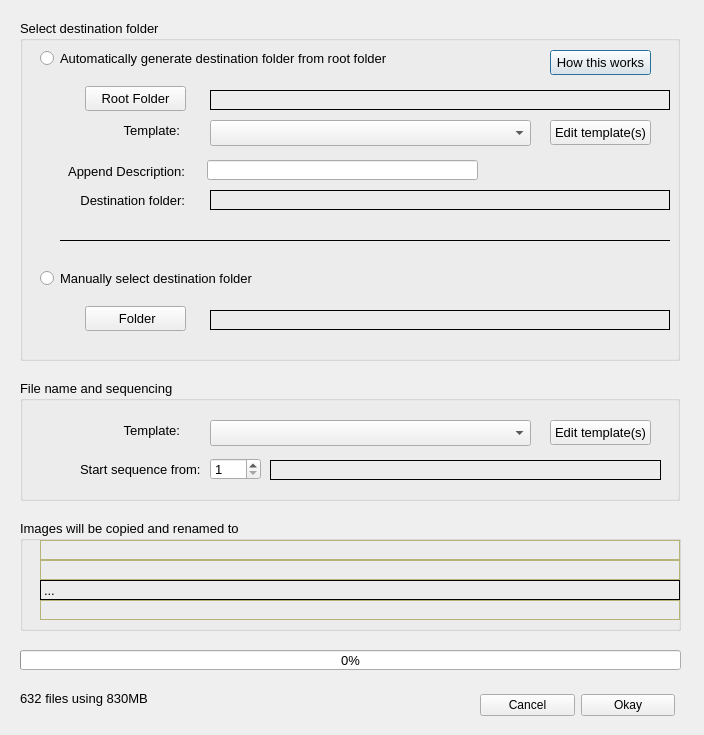
<?xml version="1.0" encoding="UTF-8"?>
<ui version="4.0">
 <class>CopyPickDlg</class>
 <widget class="QDialog" name="CopyPickDlg">
  <property name="geometry">
   <rect>
    <x>0</x>
    <y>0</y>
    <width>704</width>
    <height>735</height>
   </rect>
  </property>
  <property name="sizePolicy">
   <sizepolicy hsizetype="Expanding" vsizetype="Expanding">
    <horstretch>0</horstretch>
    <verstretch>0</verstretch>
   </sizepolicy>
  </property>
  <property name="windowTitle">
   <string>Copy picked images to destination folder</string>
  </property>
  <property name="modal">
   <bool>false</bool>
  </property>
  <widget class="QGroupBox" name="groupBox">
   <property name="geometry">
    <rect>
     <x>20</x>
     <y>520</y>
     <width>661</width>
     <height>111</height>
    </rect>
   </property>
   <property name="minimumSize">
    <size>
     <width>381</width>
     <height>0</height>
    </size>
   </property>
   <property name="font">
    <font>
     <pointsize>10</pointsize>
    </font>
   </property>
   <property name="toolTip">
    <string/>
   </property>
   <property name="title">
    <string>Images will be copied and renamed to</string>
   </property>
   <widget class="QLabel" name="folderPathLabel">
    <property name="geometry">
     <rect>
      <x>20</x>
      <y>20</y>
      <width>640</width>
      <height>20</height>
     </rect>
    </property>
    <property name="palette">
     <palette>
      <active>
       <colorrole role="WindowText">
        <brush brushstyle="SolidPattern">
         <color alpha="255">
          <red>180</red>
          <green>180</green>
          <blue>120</blue>
         </color>
        </brush>
       </colorrole>
       <colorrole role="Text">
        <brush brushstyle="SolidPattern">
         <color alpha="255">
          <red>180</red>
          <green>180</green>
          <blue>120</blue>
         </color>
        </brush>
       </colorrole>
       <colorrole role="ButtonText">
        <brush brushstyle="SolidPattern">
         <color alpha="255">
          <red>180</red>
          <green>180</green>
          <blue>120</blue>
         </color>
        </brush>
       </colorrole>
      </active>
      <inactive>
       <colorrole role="WindowText">
        <brush brushstyle="SolidPattern">
         <color alpha="255">
          <red>180</red>
          <green>180</green>
          <blue>120</blue>
         </color>
        </brush>
       </colorrole>
       <colorrole role="Text">
        <brush brushstyle="SolidPattern">
         <color alpha="255">
          <red>180</red>
          <green>180</green>
          <blue>120</blue>
         </color>
        </brush>
       </colorrole>
       <colorrole role="ButtonText">
        <brush brushstyle="SolidPattern">
         <color alpha="255">
          <red>180</red>
          <green>180</green>
          <blue>120</blue>
         </color>
        </brush>
       </colorrole>
      </inactive>
      <disabled>
       <colorrole role="WindowText">
        <brush brushstyle="SolidPattern">
         <color alpha="255">
          <red>180</red>
          <green>180</green>
          <blue>120</blue>
         </color>
        </brush>
       </colorrole>
       <colorrole role="Text">
        <brush brushstyle="SolidPattern">
         <color alpha="255">
          <red>180</red>
          <green>180</green>
          <blue>120</blue>
         </color>
        </brush>
       </colorrole>
       <colorrole role="ButtonText">
        <brush brushstyle="SolidPattern">
         <color alpha="255">
          <red>180</red>
          <green>180</green>
          <blue>120</blue>
         </color>
        </brush>
       </colorrole>
      </disabled>
     </palette>
    </property>
    <property name="font">
     <font>
      <pointsize>10</pointsize>
     </font>
    </property>
    <property name="toolTip">
     <string/>
    </property>
    <property name="styleSheet">
     <string notr="true">color:rgb(180,180,120)</string>
    </property>
    <property name="frameShape">
     <enum>QFrame::Box</enum>
    </property>
    <property name="text">
     <string/>
    </property>
   </widget>
   <widget class="QLabel" name="folderPathLabel_2">
    <property name="geometry">
     <rect>
      <x>20</x>
      <y>40</y>
      <width>640</width>
      <height>20</height>
     </rect>
    </property>
    <property name="palette">
     <palette>
      <active>
       <colorrole role="WindowText">
        <brush brushstyle="SolidPattern">
         <color alpha="255">
          <red>180</red>
          <green>180</green>
          <blue>120</blue>
         </color>
        </brush>
       </colorrole>
       <colorrole role="Text">
        <brush brushstyle="SolidPattern">
         <color alpha="255">
          <red>180</red>
          <green>180</green>
          <blue>120</blue>
         </color>
        </brush>
       </colorrole>
       <colorrole role="ButtonText">
        <brush brushstyle="SolidPattern">
         <color alpha="255">
          <red>180</red>
          <green>180</green>
          <blue>120</blue>
         </color>
        </brush>
       </colorrole>
      </active>
      <inactive>
       <colorrole role="WindowText">
        <brush brushstyle="SolidPattern">
         <color alpha="255">
          <red>180</red>
          <green>180</green>
          <blue>120</blue>
         </color>
        </brush>
       </colorrole>
       <colorrole role="Text">
        <brush brushstyle="SolidPattern">
         <color alpha="255">
          <red>180</red>
          <green>180</green>
          <blue>120</blue>
         </color>
        </brush>
       </colorrole>
       <colorrole role="ButtonText">
        <brush brushstyle="SolidPattern">
         <color alpha="255">
          <red>180</red>
          <green>180</green>
          <blue>120</blue>
         </color>
        </brush>
       </colorrole>
      </inactive>
      <disabled>
       <colorrole role="WindowText">
        <brush brushstyle="SolidPattern">
         <color alpha="255">
          <red>180</red>
          <green>180</green>
          <blue>120</blue>
         </color>
        </brush>
       </colorrole>
       <colorrole role="Text">
        <brush brushstyle="SolidPattern">
         <color alpha="255">
          <red>180</red>
          <green>180</green>
          <blue>120</blue>
         </color>
        </brush>
       </colorrole>
       <colorrole role="ButtonText">
        <brush brushstyle="SolidPattern">
         <color alpha="255">
          <red>180</red>
          <green>180</green>
          <blue>120</blue>
         </color>
        </brush>
       </colorrole>
      </disabled>
     </palette>
    </property>
    <property name="font">
     <font>
      <pointsize>10</pointsize>
     </font>
    </property>
    <property name="toolTip">
     <string/>
    </property>
    <property name="styleSheet">
     <string notr="true">color:rgb(180,180,120)</string>
    </property>
    <property name="frameShape">
     <enum>QFrame::Box</enum>
    </property>
    <property name="text">
     <string/>
    </property>
   </widget>
   <widget class="QLabel" name="folderPathLabel_3">
    <property name="geometry">
     <rect>
      <x>20</x>
      <y>60</y>
      <width>640</width>
      <height>20</height>
     </rect>
    </property>
    <property name="palette">
     <palette>
      <active>
       <colorrole role="Text">
        <brush brushstyle="SolidPattern">
         <color alpha="255">
          <red>0</red>
          <green>0</green>
          <blue>0</blue>
         </color>
        </brush>
       </colorrole>
      </active>
      <inactive>
       <colorrole role="Text">
        <brush brushstyle="SolidPattern">
         <color alpha="255">
          <red>0</red>
          <green>0</green>
          <blue>0</blue>
         </color>
        </brush>
       </colorrole>
      </inactive>
      <disabled>
       <colorrole role="Text">
        <brush brushstyle="SolidPattern">
         <color alpha="255">
          <red>120</red>
          <green>120</green>
          <blue>120</blue>
         </color>
        </brush>
       </colorrole>
      </disabled>
     </palette>
    </property>
    <property name="font">
     <font>
      <pointsize>10</pointsize>
     </font>
    </property>
    <property name="toolTip">
     <string/>
    </property>
    <property name="frameShape">
     <enum>QFrame::Box</enum>
    </property>
    <property name="text">
     <string>...</string>
    </property>
   </widget>
   <widget class="QLabel" name="folderPathLabel_4">
    <property name="geometry">
     <rect>
      <x>20</x>
      <y>80</y>
      <width>640</width>
      <height>20</height>
     </rect>
    </property>
    <property name="palette">
     <palette>
      <active>
       <colorrole role="WindowText">
        <brush brushstyle="SolidPattern">
         <color alpha="255">
          <red>180</red>
          <green>180</green>
          <blue>120</blue>
         </color>
        </brush>
       </colorrole>
       <colorrole role="Text">
        <brush brushstyle="SolidPattern">
         <color alpha="255">
          <red>180</red>
          <green>180</green>
          <blue>120</blue>
         </color>
        </brush>
       </colorrole>
       <colorrole role="ButtonText">
        <brush brushstyle="SolidPattern">
         <color alpha="255">
          <red>180</red>
          <green>180</green>
          <blue>120</blue>
         </color>
        </brush>
       </colorrole>
      </active>
      <inactive>
       <colorrole role="WindowText">
        <brush brushstyle="SolidPattern">
         <color alpha="255">
          <red>180</red>
          <green>180</green>
          <blue>120</blue>
         </color>
        </brush>
       </colorrole>
       <colorrole role="Text">
        <brush brushstyle="SolidPattern">
         <color alpha="255">
          <red>180</red>
          <green>180</green>
          <blue>120</blue>
         </color>
        </brush>
       </colorrole>
       <colorrole role="ButtonText">
        <brush brushstyle="SolidPattern">
         <color alpha="255">
          <red>180</red>
          <green>180</green>
          <blue>120</blue>
         </color>
        </brush>
       </colorrole>
      </inactive>
      <disabled>
       <colorrole role="WindowText">
        <brush brushstyle="SolidPattern">
         <color alpha="255">
          <red>180</red>
          <green>180</green>
          <blue>120</blue>
         </color>
        </brush>
       </colorrole>
       <colorrole role="Text">
        <brush brushstyle="SolidPattern">
         <color alpha="255">
          <red>180</red>
          <green>180</green>
          <blue>120</blue>
         </color>
        </brush>
       </colorrole>
       <colorrole role="ButtonText">
        <brush brushstyle="SolidPattern">
         <color alpha="255">
          <red>180</red>
          <green>180</green>
          <blue>120</blue>
         </color>
        </brush>
       </colorrole>
      </disabled>
     </palette>
    </property>
    <property name="font">
     <font>
      <pointsize>10</pointsize>
     </font>
    </property>
    <property name="toolTip">
     <string/>
    </property>
    <property name="styleSheet">
     <string notr="true">color:rgb(180,180,120)</string>
    </property>
    <property name="frameShape">
     <enum>QFrame::Box</enum>
    </property>
    <property name="text">
     <string/>
    </property>
   </widget>
  </widget>
  <widget class="QProgressBar" name="progressBar">
   <property name="geometry">
    <rect>
     <x>20</x>
     <y>650</y>
     <width>661</width>
     <height>20</height>
    </rect>
   </property>
   <property name="font">
    <font>
     <pointsize>10</pointsize>
    </font>
   </property>
   <property name="toolTip">
    <string/>
   </property>
   <property name="value">
    <number>0</number>
   </property>
   <property name="alignment">
    <set>Qt::AlignCenter</set>
   </property>
  </widget>
  <widget class="QGroupBox" name="groupBox_2">
   <property name="geometry">
    <rect>
     <x>20</x>
     <y>20</y>
     <width>660</width>
     <height>341</height>
    </rect>
   </property>
   <property name="font">
    <font>
     <pointsize>10</pointsize>
    </font>
   </property>
   <property name="toolTip">
    <string/>
   </property>
   <property name="title">
    <string>Select destination folder</string>
   </property>
   <widget class="QPushButton" name="selectFolderBtn">
    <property name="enabled">
     <bool>true</bool>
    </property>
    <property name="geometry">
     <rect>
      <x>65</x>
      <y>286</y>
      <width>101</width>
      <height>25</height>
     </rect>
    </property>
    <property name="font">
     <font>
      <pointsize>10</pointsize>
      <weight>50</weight>
      <bold>false</bold>
     </font>
    </property>
    <property name="toolTip">
     <string/>
    </property>
    <property name="text">
     <string> Folder</string>
    </property>
    <property name="autoDefault">
     <bool>false</bool>
    </property>
    <property name="default">
     <bool>false</bool>
    </property>
    <property name="flat">
     <bool>false</bool>
    </property>
   </widget>
   <widget class="QLabel" name="label">
    <property name="geometry">
     <rect>
      <x>25</x>
      <y>170</y>
      <width>140</width>
      <height>20</height>
     </rect>
    </property>
    <property name="font">
     <font>
      <pointsize>10</pointsize>
     </font>
    </property>
    <property name="toolTip">
     <string/>
    </property>
    <property name="text">
     <string>Destination folder:</string>
    </property>
    <property name="alignment">
     <set>Qt::AlignRight|Qt::AlignTrailing|Qt::AlignVCenter</set>
    </property>
   </widget>
   <widget class="QRadioButton" name="autoRadio">
    <property name="geometry">
     <rect>
      <x>20</x>
      <y>30</y>
      <width>471</width>
      <height>17</height>
     </rect>
    </property>
    <property name="font">
     <font>
      <pointsize>10</pointsize>
      <weight>50</weight>
      <bold>false</bold>
     </font>
    </property>
    <property name="toolTip">
     <string/>
    </property>
    <property name="text">
     <string>Automatically generate destination folder from root folder</string>
    </property>
   </widget>
   <widget class="QLineEdit" name="descriptionLineEdit">
    <property name="geometry">
     <rect>
      <x>187</x>
      <y>140</y>
      <width>271</width>
      <height>20</height>
     </rect>
    </property>
    <property name="font">
     <font>
      <pointsize>10</pointsize>
     </font>
    </property>
    <property name="toolTip">
     <string/>
    </property>
   </widget>
   <widget class="QRadioButton" name="manualRadio">
    <property name="geometry">
     <rect>
      <x>20</x>
      <y>250</y>
      <width>511</width>
      <height>17</height>
     </rect>
    </property>
    <property name="font">
     <font>
      <pointsize>10</pointsize>
      <weight>50</weight>
      <bold>false</bold>
     </font>
    </property>
    <property name="toolTip">
     <string/>
    </property>
    <property name="text">
     <string>Manually select destination folder</string>
    </property>
   </widget>
   <widget class="QLabel" name="manualFolderLabel">
    <property name="geometry">
     <rect>
      <x>190</x>
      <y>290</y>
      <width>460</width>
      <height>20</height>
     </rect>
    </property>
    <property name="font">
     <font>
      <pointsize>10</pointsize>
     </font>
    </property>
    <property name="toolTip">
     <string/>
    </property>
    <property name="styleSheet">
     <string notr="true"/>
    </property>
    <property name="frameShape">
     <enum>QFrame::Box</enum>
    </property>
    <property name="text">
     <string/>
    </property>
   </widget>
   <widget class="QPushButton" name="selectRootFolderBtn">
    <property name="geometry">
     <rect>
      <x>65</x>
      <y>66</y>
      <width>101</width>
      <height>25</height>
     </rect>
    </property>
    <property name="font">
     <font>
      <pointsize>10</pointsize>
      <weight>50</weight>
      <bold>false</bold>
     </font>
    </property>
    <property name="toolTip">
     <string/>
    </property>
    <property name="text">
     <string>Root Folder</string>
    </property>
    <property name="autoDefault">
     <bool>false</bool>
    </property>
    <property name="default">
     <bool>false</bool>
    </property>
    <property name="flat">
     <bool>false</bool>
    </property>
   </widget>
   <widget class="QLabel" name="rootFolderLabel">
    <property name="geometry">
     <rect>
      <x>190</x>
      <y>70</y>
      <width>460</width>
      <height>20</height>
     </rect>
    </property>
    <property name="font">
     <font>
      <pointsize>10</pointsize>
     </font>
    </property>
    <property name="toolTip">
     <string/>
    </property>
    <property name="frameShape">
     <enum>QFrame::Box</enum>
    </property>
    <property name="text">
     <string/>
    </property>
   </widget>
   <widget class="QLabel" name="folderLabel">
    <property name="geometry">
     <rect>
      <x>190</x>
      <y>170</y>
      <width>460</width>
      <height>20</height>
     </rect>
    </property>
    <property name="font">
     <font>
      <pointsize>10</pointsize>
     </font>
    </property>
    <property name="toolTip">
     <string/>
    </property>
    <property name="styleSheet">
     <string notr="true"/>
    </property>
    <property name="frameShape">
     <enum>QFrame::Box</enum>
    </property>
    <property name="text">
     <string/>
    </property>
   </widget>
   <widget class="QLabel" name="folderDescription">
    <property name="geometry">
     <rect>
      <x>25</x>
      <y>141</y>
      <width>140</width>
      <height>20</height>
     </rect>
    </property>
    <property name="font">
     <font>
      <pointsize>10</pointsize>
     </font>
    </property>
    <property name="toolTip">
     <string/>
    </property>
    <property name="text">
     <string>Append Description:</string>
    </property>
    <property name="alignment">
     <set>Qt::AlignRight|Qt::AlignTrailing|Qt::AlignVCenter</set>
    </property>
   </widget>
   <widget class="Line" name="line">
    <property name="geometry">
     <rect>
      <x>40</x>
      <y>220</y>
      <width>610</width>
      <height>1</height>
     </rect>
    </property>
    <property name="toolTip">
     <string/>
    </property>
    <property name="styleSheet">
     <string notr="true">background:rgb(95,95,95)</string>
    </property>
    <property name="frameShadow">
     <enum>QFrame::Plain</enum>
    </property>
    <property name="orientation">
     <enum>Qt::Horizontal</enum>
    </property>
   </widget>
   <widget class="QLabel" name="label_4">
    <property name="geometry">
     <rect>
      <x>20</x>
      <y>100</y>
      <width>140</width>
      <height>20</height>
     </rect>
    </property>
    <property name="font">
     <font>
      <pointsize>10</pointsize>
     </font>
    </property>
    <property name="toolTip">
     <string/>
    </property>
    <property name="text">
     <string>Template:</string>
    </property>
    <property name="alignment">
     <set>Qt::AlignRight|Qt::AlignTrailing|Qt::AlignVCenter</set>
    </property>
   </widget>
   <widget class="QComboBox" name="pathTemplatesCB">
    <property name="geometry">
     <rect>
      <x>190</x>
      <y>100</y>
      <width>321</width>
      <height>26</height>
     </rect>
    </property>
    <property name="toolTip">
     <string/>
    </property>
    <property name="currentText">
     <string/>
    </property>
   </widget>
   <widget class="QPushButton" name="pathTemplatesBtn">
    <property name="geometry">
     <rect>
      <x>530</x>
      <y>100</y>
      <width>101</width>
      <height>25</height>
     </rect>
    </property>
    <property name="font">
     <font>
      <pointsize>10</pointsize>
      <weight>50</weight>
      <bold>false</bold>
     </font>
    </property>
    <property name="toolTip">
     <string/>
    </property>
    <property name="toolTipDuration">
     <number>-3</number>
    </property>
    <property name="text">
     <string>Edit template(s)</string>
    </property>
    <property name="autoDefault">
     <bool>false</bool>
    </property>
    <property name="default">
     <bool>false</bool>
    </property>
    <property name="flat">
     <bool>false</bool>
    </property>
   </widget>
   <widget class="QPushButton" name="helpBtn">
    <property name="geometry">
     <rect>
      <x>530</x>
      <y>30</y>
      <width>101</width>
      <height>25</height>
     </rect>
    </property>
    <property name="toolTip">
     <string/>
    </property>
    <property name="text">
     <string>How this works</string>
    </property>
   </widget>
  </widget>
  <widget class="QGroupBox" name="groupBox_4">
   <property name="geometry">
    <rect>
     <x>20</x>
     <y>380</y>
     <width>660</width>
     <height>121</height>
    </rect>
   </property>
   <property name="font">
    <font>
     <pointsize>10</pointsize>
    </font>
   </property>
   <property name="toolTip">
    <string/>
   </property>
   <property name="title">
    <string>File name and sequencing</string>
   </property>
   <widget class="QLabel" name="existingSequenceLabel">
    <property name="geometry">
     <rect>
      <x>250</x>
      <y>80</y>
      <width>391</width>
      <height>20</height>
     </rect>
    </property>
    <property name="toolTip">
     <string/>
    </property>
    <property name="styleSheet">
     <string notr="true"/>
    </property>
    <property name="frameShape">
     <enum>QFrame::Box</enum>
    </property>
    <property name="text">
     <string/>
    </property>
   </widget>
   <widget class="QLabel" name="label_3">
    <property name="geometry">
     <rect>
      <x>60</x>
      <y>81</y>
      <width>121</width>
      <height>16</height>
     </rect>
    </property>
    <property name="font">
     <font>
      <pointsize>10</pointsize>
     </font>
    </property>
    <property name="toolTip">
     <string/>
    </property>
    <property name="text">
     <string>Start sequence from:</string>
    </property>
   </widget>
   <widget class="QSpinBox" name="spinBoxStartNumber">
    <property name="geometry">
     <rect>
      <x>190</x>
      <y>78</y>
      <width>51</width>
      <height>22</height>
     </rect>
    </property>
    <property name="font">
     <font>
      <pointsize>10</pointsize>
     </font>
    </property>
    <property name="toolTip">
     <string/>
    </property>
    <property name="minimum">
     <number>1</number>
    </property>
    <property name="maximum">
     <number>9999</number>
    </property>
   </widget>
   <widget class="QLabel" name="label_5">
    <property name="geometry">
     <rect>
      <x>20</x>
      <y>40</y>
      <width>140</width>
      <height>20</height>
     </rect>
    </property>
    <property name="font">
     <font>
      <pointsize>10</pointsize>
     </font>
    </property>
    <property name="toolTip">
     <string/>
    </property>
    <property name="text">
     <string>Template:</string>
    </property>
    <property name="alignment">
     <set>Qt::AlignRight|Qt::AlignTrailing|Qt::AlignVCenter</set>
    </property>
   </widget>
   <widget class="QComboBox" name="filenameTemplatesCB">
    <property name="geometry">
     <rect>
      <x>190</x>
      <y>40</y>
      <width>321</width>
      <height>26</height>
     </rect>
    </property>
    <property name="toolTip">
     <string/>
    </property>
   </widget>
   <widget class="QPushButton" name="filenameTemplatesBtn">
    <property name="geometry">
     <rect>
      <x>530</x>
      <y>40</y>
      <width>101</width>
      <height>25</height>
     </rect>
    </property>
    <property name="font">
     <font>
      <pointsize>10</pointsize>
      <weight>50</weight>
      <bold>false</bold>
     </font>
    </property>
    <property name="toolTip">
     <string/>
    </property>
    <property name="text">
     <string>Edit template(s)</string>
    </property>
    <property name="autoDefault">
     <bool>false</bool>
    </property>
    <property name="default">
     <bool>false</bool>
    </property>
    <property name="flat">
     <bool>false</bool>
    </property>
   </widget>
  </widget>
  <widget class="QLabel" name="statsLabel">
   <property name="geometry">
    <rect>
     <x>20</x>
     <y>690</y>
     <width>241</width>
     <height>16</height>
    </rect>
   </property>
   <property name="font">
    <font>
     <pointsize>10</pointsize>
    </font>
   </property>
   <property name="toolTip">
    <string/>
   </property>
   <property name="text">
    <string>632 files using 830MB</string>
   </property>
  </widget>
  <widget class="QWidget" name="layoutWidget">
   <property name="geometry">
    <rect>
     <x>480</x>
     <y>690</y>
     <width>195</width>
     <height>30</height>
    </rect>
   </property>
   <property name="toolTip">
    <string/>
   </property>
   <layout class="QHBoxLayout" name="horizontalLayout">
    <item>
     <widget class="QPushButton" name="cancelBtn">
      <property name="minimumSize">
       <size>
        <width>93</width>
        <height>0</height>
       </size>
      </property>
      <property name="toolTip">
       <string/>
      </property>
      <property name="text">
       <string>Cancel</string>
      </property>
     </widget>
    </item>
    <item>
     <widget class="QPushButton" name="okBtn">
      <property name="minimumSize">
       <size>
        <width>93</width>
        <height>0</height>
       </size>
      </property>
      <property name="toolTip">
       <string/>
      </property>
      <property name="text">
       <string>Okay</string>
      </property>
     </widget>
    </item>
   </layout>
  </widget>
 </widget>
 <resources/>
 <connections/>
 <slots>
  <slot>updateFolderPath()</slot>
 </slots>
</ui>
